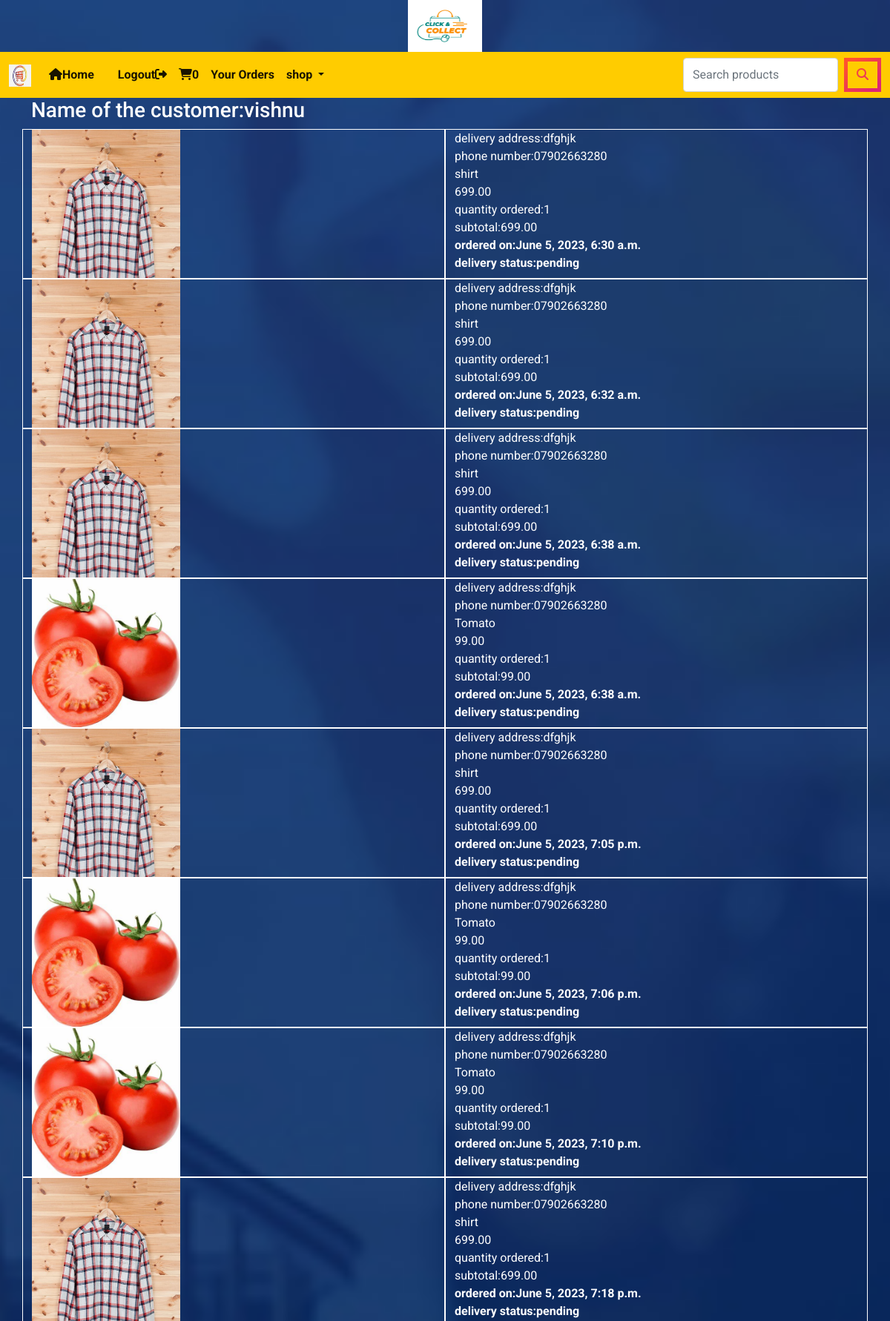
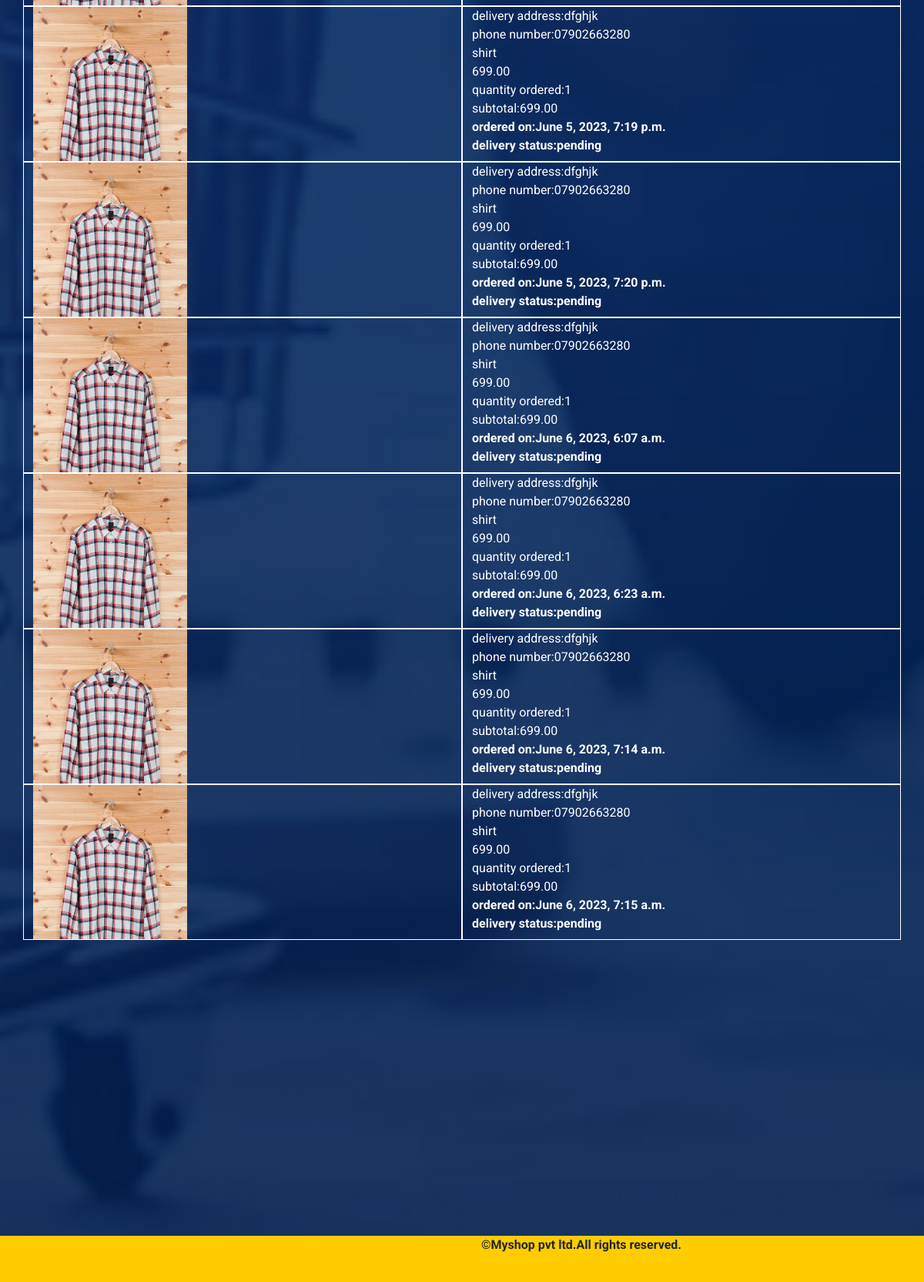
Page /cart/order/ (signed in) on the committed database (2 pictures, top to bottom).
### cart/models.py (models this page shows, shortened)
class Order(models.Model):
    user=models.ForeignKey(User,on_delete=models.CASCADE)
    products=models.ForeignKey(product,on_delete=models.CASCADE)
    address=models.TextField()
    phone=models.CharField(max_length=100)
    order_status=models.CharField(max_length=30,default="pending")
    delivery_status=models.CharField(max_length=30,default="pending")
    noofitems=models.IntegerField()
    date_added=models.DateTimeField(auto_now_add=True)
    def subtotal(self):
        return self.noofitems*self.products.price

### shop/models.py (models this page shows, shortened)
class product(models.Model):
    name = models.CharField(max_length=250, unique=True)
    slug = models.SlugField(max_length=250, unique=True)
    description = models.TextField(blank=True)
    price=models.DecimalField(max_digits=10,decimal_places=2)
    category=models.ForeignKey(category,on_delete=models.CASCADE)
    image = models.ImageField(upload_to='img/products', null=True, blank=True)
    stock=models.IntegerField()
    available=models.BooleanField(default=True)
    created = models.DateTimeField(auto_now_add=True)
    updated = models.DateTimeField(auto_now=True)

### cart/views.py (the view)
# urls.py: path('order/',views.orderview1,name='orderview1'),
def orderview1(request):
    user = request.user
    o = Order.objects.filter(user=user, order_status="paid")
    return render(request,'orderview.html',{'o':o,'name':user})

### cart/context_proccessors.py (called while the page is built)
def counter(request):
    item_count=0
    if request.user.is_authenticated:
      user=request.user
      try:
          cart=Cart.objects.filter(user=user)
          for i in cart:
             item_count+=i.quantity
      except Cart.DoesNotExist:
        item_count=0
    return {'item_count':item_count}

### shop/context_proccessors.py (called while the page is built)
def menu_links(request):
    links=category.objects.all()
    return {'links':links}

### template/orderview.html
{% extends 'base.html' %}
{% load static %}
{% block content %}
<div class="container div2" style="margin-bottom:420px;">
    <div class="row max-auto">
        <h3>Name of the customer:{{name}} </h3>
        {% for p in o %}
        <div class="col-sm-6" style="border:1px solid white;">
            <img src="{{p.products.image.url}}" height="200px" width="200px;" alt="{{p.products.image.url}}">
        </div>
        <div class="col-sm-6" style="border:1px solid white;">
                delivery address:{{p.address}}<br>
                phone number:{{p.phone}}<br>
                {{p.products.name}}<br>
                {{p.products.price}}<br>
                quantity ordered:{{p.noofitems}}<br>
                subtotal:{{p.subtotal}}<br>
                <strong>ordered on:{{p.date_added}}</strong><br>
                <strong class="">delivery status:{{p.delivery_status}}</strong>
        </div>
        {% endfor %}
    </div>
</div>
{% endblock %}

### template/base.html (shortened to what this page needs)
<!DOCTYPE html>
{% load static %}
<html lang="en" xmlns="http://www.w3.org/1999/html">
<head>
    <link href="https://cdn.jsdelivr.net/npm/bootstrap@5.0.2/dist/css/bootstrap.min.css" rel="stylesheet">
    <link rel="stylesheet" href="{% static 'css/custom.css' %}">
    <link rel="stylesheet" href="https://cdnjs.cloudflare.com/ajax/libs/font-awesome/6.4.0/css/all.min.css">
</head>
<body>
<header>
    <center><img src="{% static 'img/logo.jpg' %}" height="70px" width="100px"></center>
    <nav class="navbar navbar-expand-lg navbar-light bg-grey">
  <div class="container-fluid">
      <a class="navbar-brand" href="#"><img src="{% static 'img/elogo.jpg' %} " height="30px" width="30px"></a>
    <div class="collapse navbar-collapse" id="navbarSupportedContent">
      <ul class="navbar-nav me-auto mb-2 mb-lg-0">
        <li class="nav-item">
            <a class="nav-link active" aria-current="page" href="{% url 'shop:allprodcat' %}"><i class="fa-sharp fa-solid fa-house"></i><b>Home</b></a>
        </li>
        <li class="nav-item">
            <a class="nav-link active" href=""><b></b></a>
        </li>
           {% if user.is_authenticated %}
           <li class="nav-item">
            <a class="nav-link active" aria-current="page" href="{% url 'shop:logo' %}"><b>Logout</b><i class="fa-solid fa-right-from-bracket"></i></a>
        </li>
          <li class="nav-item">
            <a class="nav-link active" aria-current="page" href="{% url 'cart:cart_view' %}"><b><i class="fa-solid fa-cart-shopping"></i>{{item_count}}</b></a>
        </li>
          <li class="nav-item">
            <a class="nav-link active" aria-current="page" href="{% url 'cart:orderview1'  %}"><b>Your Orders</b></a>
        </li>
          {% endif %}
        <li class="nav-item dropdown">
          <a class="nav-link active dropdown-toggle" href="#" id="navbarDropdown" role="button" data-bs-toggle="dropdown" aria-expanded="false">
              <b>shop</b>
          </a>
      </ul>
      <form class="d-flex" action="{% url 'search:searchresult' %}" method="POST">
          <input class="form-control me-2" name="q" type="search" placeholder="Search products" aria-label="Search">
        <button class="btn" type="submit"><i class="fa-solid fa-magnifying-glass"></i></button>
      </form>
    </div>
  </div>
</nav>
</header>
    {% block content %}
    {% endblock %}
<br>
    <footer class="footer">
        <center>
        <div class="f">
            <p><b>&copy;Myshop pvt ltd.All rights reserved.</b></p>
        </div>
            </center>
    </footer>
</body>
</html>

### static/css/custom.css (style rules this page uses)
body { font-family: 'Roboto', sans-serif; background-image: url('back8.jpg'); background-repeat: no-repeat; background-size: cover; background-position:center center; }
.navbar { background-color:#ffcc00; }
.footer { width:100%; left:0; position:fixed; bottom:0; width:1510px; height:60px; text-align:center; background-color:#ffcc00; }
.f { background-color:#ffcc00; }
:root { --gradient: linear-gradient(to left top, #DD2476 10%, #FF512F 90%) !important; }
.btn { border: 5px solid; border-image-slice: 1; background: var(--gradient) !important; -webkit-background-clip: text !important; -webkit-text-fill-color: transparent !important; border-image-source: var(--gradient) !important; text-decoration: none; transition: all .4s ease; }
.div2 { color:white; }

### rows in the picture
Order: products.image (picture), address "dfghjk", phone "07902663280", products.name "shirt", products.price "699.00", noofitems "1", subtotal "699.00", date_added "June 5, 2023, 6:30 a.m.", delivery_status "pending"
Order: products.image (picture), address "dfghjk", phone "07902663280", products.name "shirt", products.price "699.00", noofitems "1", subtotal "699.00", date_added "June 5, 2023, 6:32 a.m.", delivery_status "pending"
Order: products.image (picture), address "dfghjk", phone "07902663280", products.name "shirt", products.price "699.00", noofitems "1", subtotal "699.00", date_added "June 5, 2023, 6:38 a.m.", delivery_status "pending"
Order: products.image (picture), address "dfghjk", phone "07902663280", products.name "Tomato", products.price "99.00", noofitems "1", subtotal "99.00", date_added "June 5, 2023, 6:38 a.m.", delivery_status "pending"
Order: products.image (picture), address "dfghjk", phone "07902663280", products.name "shirt", products.price "699.00", noofitems "1", subtotal "699.00", date_added "June 5, 2023, 7:05 p.m.", delivery_status "pending"
Order: products.image (picture), address "dfghjk", phone "07902663280", products.name "Tomato", products.price "99.00", noofitems "1", subtotal "99.00", date_added "June 5, 2023, 7:06 p.m.", delivery_status "pending"
Order: products.image (picture), address "dfghjk", phone "07902663280", products.name "Tomato", products.price "99.00", noofitems "1", subtotal "99.00", date_added "June 5, 2023, 7:10 p.m.", delivery_status "pending"
Order: products.image (picture), address "dfghjk", phone "07902663280", products.name "shirt", products.price "699.00", noofitems "1", subtotal "699.00", date_added "June 5, 2023, 7:18 p.m.", delivery_status "pending"
Order: products.image (picture), address "dfghjk", phone "07902663280", products.name "shirt", products.price "699.00", noofitems "1", subtotal "699.00", date_added "June 5, 2023, 7:19 p.m.", delivery_status "pending"
Order: products.image (picture), address "dfghjk", phone "07902663280", products.name "shirt", products.price "699.00", noofitems "1", subtotal "699.00", date_added "June 5, 2023, 7:20 p.m.", delivery_status "pending"
Order: products.image (picture), address "dfghjk", phone "07902663280", products.name "shirt", products.price "699.00", noofitems "1", subtotal "699.00", date_added "June 6, 2023, 6:07 a.m.", delivery_status "pending"
Order: products.image (picture), address "dfghjk", phone "07902663280", products.name "shirt", products.price "699.00", noofitems "1", subtotal "699.00", date_added "June 6, 2023, 6:23 a.m.", delivery_status "pending"
Order: products.image (picture), address "dfghjk", phone "07902663280", products.name "shirt", products.price "699.00", noofitems "1", subtotal "699.00", date_added "June 6, 2023, 7:14 a.m.", delivery_status "pending"
Order: products.image (picture), address "dfghjk", phone "07902663280", products.name "shirt", products.price "699.00", noofitems "1", subtotal "699.00", date_added "June 6, 2023, 7:15 a.m.", delivery_status "pending"

### other values in the picture
{{ item_count }} "0"
{{ name }} "vishnu"
